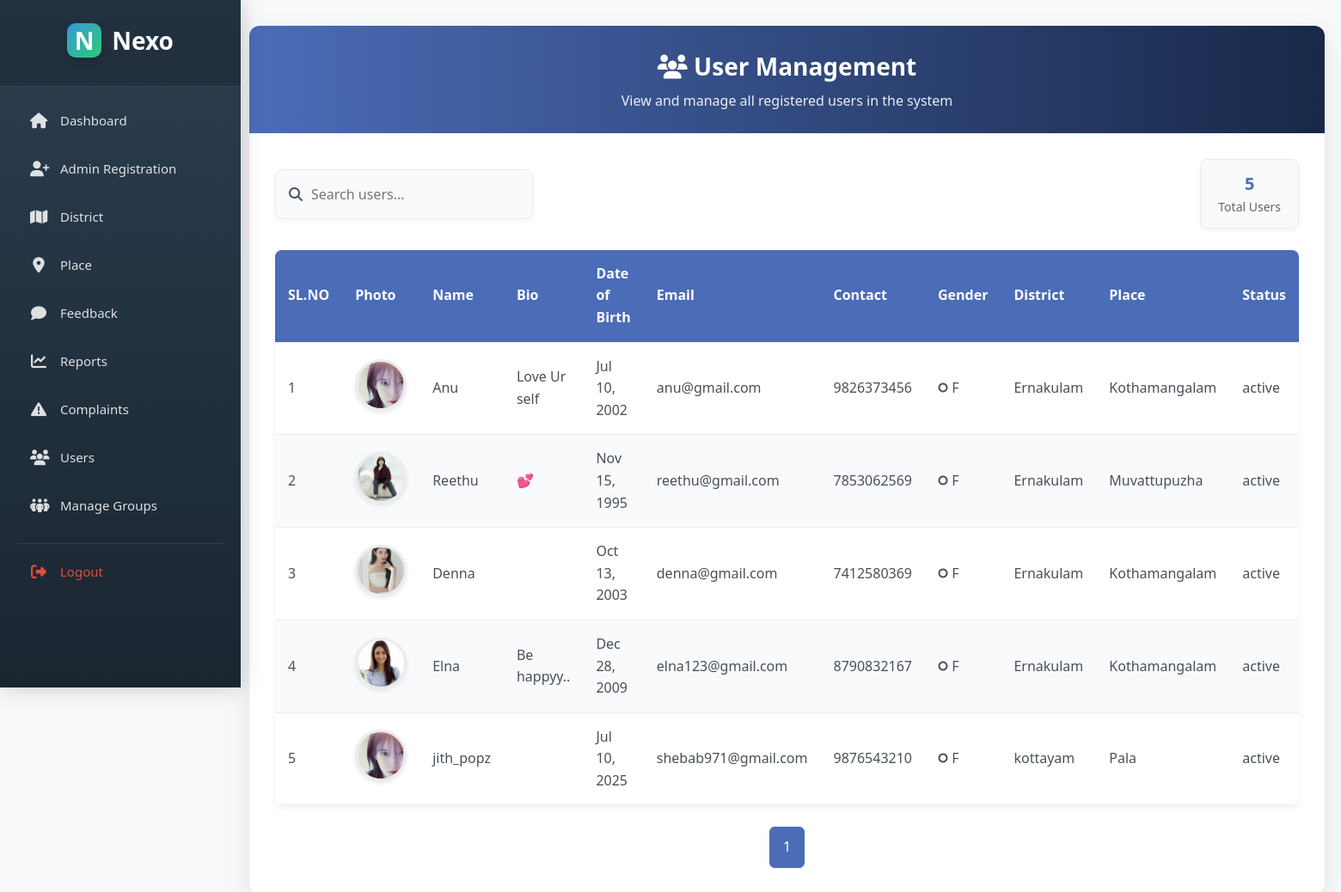
/Project/Admin/Userlist.php, run on the app's committed database.
### tables this page shows
CREATE TABLE `tbl_user` (
  `user_id` int(11) NOT NULL,
  `user_name` varchar(30) NOT NULL,
  `user_bio` varchar(2500) NOT NULL,
  `user_gender` varchar(10) NOT NULL,
  `user_status` enum('active','banned') DEFAULT 'active',
  `user_dob` date NOT NULL,
  `user_contact` varchar(11) NOT NULL,
  `user_email` varchar(30) NOT NULL,
  `user_password` varchar(2000) NOT NULL,
  `place_id` int(11) NOT NULL,
  `user_photo` varchar(100) NOT NULL
);

CREATE TABLE `tbl_district` (
  `district_id` int(11) NOT NULL,
  `district_name` varchar(50) NOT NULL
);

CREATE TABLE `tbl_place` (
  `place_id` int(11) NOT NULL,
  `district_id` int(11) NOT NULL,
  `place_name` varchar(50) NOT NULL
);

### Project/Admin/Userlist.php (the view, shortened to what this page needs)
<?php
include("../Assets/Connection/Connection.php");
$limit = 10;
$page = isset($_GET['page']) ? (int)$_GET['page'] : 1;
$offset = ($page - 1) * $limit;
$search = isset($_GET['search']) ? trim($_GET['search']) : "";
$where = "";
$countQry="select count(*) as total from tbl_user";
$countRes = $con->query("$countQry");
$totalRows = $countRes->fetch_assoc()['total'];
$totalPages = ceil($totalRows / $limit);
?>
<!DOCTYPE html>
<html lang="en">
<head>
    <link rel="stylesheet" href="https://cdnjs.cloudflare.com/ajax/libs/font-awesome/6.4.0/css/all.min.css">
</head>
<body>
    <div class="main-container">
        <div class="sidebar-space">
<?php include 'Sidebar.php'?>
    </div>
        <div class="content-area">
            <div class="container">
                <div class="header">
                    <h1><i class="fas fa-users"></i> User Management</h1>
                    <p>View and manage all registered users in the system</p>
                </div>
                <div class="content">
                    <div class="controls">
                        <div class="search-box">
                            <i class="fas fa-search"></i>
                            <input type="search" name="search" placeholder="Search users..." id="searchInput" value="<?php echo htmlspecialchars($search); ?>">
                        </div>
                        <div class="stats">
                            <div class="stat-box">
                                <div class="number"><?php echo $totalRows; ?></div>
                                <div class="label">Total Users</div>
                            </div>
                        </div>
                    </div>
                    <div class="table-container">
                        <table class="data-table">
                            <thead>
                                <tr>
                                    <th>SL.NO</th>
                                    <th>Photo</th>
                                    <th>Name</th>
                                    <th>Bio</th>
                                    <th>Date of Birth</th>
                                    <th>Email</th>
                                    <th>Contact</th>
                                    <th>Gender</th>
                                    <th>District</th>
                                    <th>Place</th>
                                    <th>Status</th>
                                </tr>
                            </thead>
                            <tbody>
                                <?php
                                $selQry = "select * from tbl_user u inner join tbl_place p on u.place_id=p.place_id inner join tbl_district d on p.district_id=d.district_id $where limit $limit offset $offset";
                                $res = $con->query($selQry);
                                $i = $offset + 1;
                                if ($res && $res->num_rows > 0) {
                                    while($data = $res->fetch_assoc()) {
                                        $genderClass = '';
                                ?>
                                <tr onclick="window.location.href='../Admin/UserProfile.php?pid=<?php echo $data['user_id'] ?>'">
                                    <td><?php echo $i++; ?></td>
                                    <td>
                                        <img src="../Assets/Files/UserDocs/<?php echo $data['user_photo']?>"
                                             alt="User Photo" class="user-photo"
                                             onerror="this.src='https://via.placeholder.com/60x60?text=No+Image'">
                                    </td>
                                    <td><?php echo $data['user_name'] ?></td>
                                    <td><?php echo strlen($data['user_bio']) > 50 ? substr($data['user_bio'], 0, 50) . '...' : $data['user_bio']; ?></td>
                                    <td><?php echo date('M j, Y', strtotime($data['user_dob'])); ?></td>
                                    <td><?php echo $data['user_email'] ?></td>
                                    <td><?php echo $data['user_contact'] ?></td>
                                    <td class="<?php echo $genderClass; ?>">
                                        <i class="fas
                                            <?php
                                            if ($data['user_gender'] == 'Male') echo 'fa-mars';
                                            else if ($data['user_gender'] == 'Female') echo 'fa-venus';
                                            else echo 'fa-genderless';
                                            ?>">
                                        </i>
                                        <?php echo $data['user_gender'] ?>
                                    </td>
                                    <td><?php echo $data['district_name'] ?></td>
                                    <td><?php echo $data['place_name'] ?></td>
                                    <td><?php echo $data['user_status'] ?></td>
                                </tr>
                                <?php
                                    }
                                } ?>
                            </tbody>
                        </table>
                    </div>
                    <div class="pagination">
                        <?php for ($p = 1; $p <= $totalPages; $p++): ?>
                            <a href="?page=<?php echo $p; ?>&search=<?php echo urlencode($search); ?>"
                               class="pagination-btn <?php if ($p == $page) echo 'active'; ?>">
                                <?php echo $p; ?>
                            </a>
                        <?php endfor; ?>
                    </div>
                </div>
            </div>
        </div>
    </div>
</body>
</html>

### Project/Admin/Sidebar.php (shortened to what this page needs)
<!DOCTYPE html>
<html lang="en">
<head>
    <link rel="stylesheet" href="https://cdnjs.cloudflare.com/ajax/libs/font-awesome/6.4.0/css/all.min.css">
</head>
<body>
    <div class="sidebar">
        <div class="sidebar-header">
            <a href="#" class="logo">
                <div class="logo-icon">N</div>
                <span class="logo-text">Nexo</span>
            </a>
        </div>
        <ul>
    <li><a href="HomePage.php" class="menu-item"><i class="fas fa-home"></i><span class="menu-text">Dashboard</span></a></li>
    <li><a href="AdminReg.php" class="menu-item"><i class="fas fa-user-plus"></i><span class="menu-text">Admin Registration</span></a></li>
    <li><a href="District.php" class="menu-item"><i class="fas fa-map"></i><span class="menu-text">District</span></a></li>
    <li><a href="Place.php" class="menu-item"><i class="fas fa-location-dot"></i><span class="menu-text">Place</span></a></li>
    <li><a href="Feedback.php" class="menu-item"><i class="fas fa-comment"></i><span class="menu-text">Feedback</span></a></li>
    <li><a href="Reports.php" class="menu-item"><i class="fas fa-chart-line"></i><span class="menu-text">Reports</span></a></li>
    <li><a href="ViewComplaint.php" class="menu-item"><i class="fas fa-exclamation-triangle"></i><span class="menu-text">Complaints</span></a></li>
    <li><a href="Userlist.php" class="menu-item"><i class="fas fa-users"></i><span class="menu-text">Users</span></a></li>
    <li>
  <a href="ManageGroups.php" class="menu-item">
    <i class="fas fa-people-group"></i>
    <span class="menu-text">Manage Groups</span>
  </a>
</li>
    <li><a href="../Guest/Logout.php" class="menu-item"><i class="fas fa-sign-out-alt"></i><span class="menu-text">Logout</span></a></li>
    </ul>
    </div>
</body>
</html>

### Project/Admin/Userlist.php (style rules this page uses)
:root { --primary: #4361ee; --secondary: #3f37c9; --success: #4cc9f0; --info: #4895ef; --warning: #f72585; --light: #f8f9fa; --dark: #212529; --gray: #6c757d; --sidebar-width: 260px; --border-radius: 10px; --box-shadow: 0 4px 20px rgba(0, 0, 0, 0.08); --transition: all 0.3s ease; }
* { margin: 0; padding: 0; box-sizing: border-box; font-family: 'Segoe UI', Tahoma, Geneva, Verdana, sans-serif; }
body { background-color: #f5f7fb; color: #495057; line-height: 1.6; display: flex; min-height: 100vh; }
.main-container { display: flex; width: 100%; min-height: 100vh; }
.sidebar-space { width: var(--sidebar-width); min-height: 100vh; flex-shrink: 0; background: transparent; }
.content-area { flex: 1; padding: 30px; }
.container { width: 100%; max-width: 1400px; background: white; border-radius: 12px; box-shadow: 0 10px 30px rgba(0, 0, 0, 0.1); overflow: hidden; }
.header { background: linear-gradient(to right, #4b6cb7, #182848); color: white; padding: 25px; text-align: center; }
.header h1 { font-size: 28px; margin-bottom: 5px; }
.header p { font-size: 16px; opacity: 0.9; }
.content { padding: 30px; }
.controls { display: flex; justify-content: space-between; align-items: center; margin-bottom: 25px; flex-wrap: wrap; gap: 15px; }
.search-box { display: flex; align-items: center; background: #f9fafc; padding: 12px 15px; border-radius: 8px; width: 300px; box-shadow: 0 2px 5px rgba(0,0,0,0.05); border: 1px solid #e9ecef; }
.search-box input { border: none; background: transparent; padding: 5px 10px; width: 100%; font-size: 16px; outline: none; }
.stats { display: flex; gap: 15px; }
.stat-box { background: #f9fafc; padding: 12px 20px; border-radius: 8px; text-align: center; box-shadow: 0 2px 5px rgba(0,0,0,0.05); border: 1px solid #e9ecef; }
.stat-box .number { font-size: 20px; font-weight: bold; color: #4b6cb7; }
.stat-box .label { font-size: 14px; color: #666; }
.table-container { overflow-x: auto; border-radius: 8px; box-shadow: 0 4px 10px rgba(0, 0, 0, 0.05); margin-top: 20px; background: white; }
.data-table { width: 100%; border-collapse: collapse; min-width: 1000px; }
.data-table th, .data-table td { padding: 15px; text-align: left; border-bottom: 1px solid #e9ecef; }
.data-table th { background-color: #4b6cb7; color: white; font-weight: 600; position: sticky; top: 0; cursor: pointer; }
.data-table tr:nth-child(even) { background-color: #f9fafc; }
.user-photo { width: 60px; height: 60px; border-radius: 50%; object-fit: cover; border: 3px solid #e9ecef; box-shadow: 0 2px 5px rgba(0,0,0,0.1); }
.pagination { display: flex; justify-content: center; margin-top: 25px; gap: 8px; }
.pagination-btn { padding: 10px 15px; border-radius: 6px; background: #f9fafc; border: 1px solid #e9ecef; cursor: pointer; transition: var(--transition); text-decoration: none; color: #495057; }
.pagination-btn.active { background: #4b6cb7; color: white; border-color: #4b6cb7; }
.table-container { animation: fadeIn 0.5s ease; }

### Project/Admin/Sidebar.php (style rules this page uses)
body { margin: 0; font-family: 'Segoe UI', Tahoma, Geneva, Verdana, sans-serif; display: flex; min-height: 100vh; background-color: #f8f9fa; }
.sidebar { width: 280px; background: linear-gradient(180deg, #2c3e50 0%, #1a2530 100%); color: white; height: 100vh; padding: 0; position: fixed; top: 0; left: 0; overflow-y: auto; box-shadow: 0 0 25px rgba(0, 0, 0, 0.2); transition: all 0.3s ease; z-index: 1000; }
.sidebar-header { padding: 25px 20px; text-align: center; background: rgba(0, 0, 0, 0.2); border-bottom: 1px solid rgba(255, 255, 255, 0.1); margin-bottom: 15px; }
.logo { display: flex; align-items: center; justify-content: center; font-size: 28px; font-weight: 700; color: #fff; text-decoration: none; margin-bottom: 5px; }
.logo-icon { background: linear-gradient(135deg, #3498db, #2ecc71); width: 40px; height: 40px; border-radius: 10px; display: flex; align-items: center; justify-content: center; margin-right: 12px; box-shadow: 0 4px 10px rgba(0, 0, 0, 0.2); }
.sidebar ul { list-style: none; padding: 0 15px; margin: 0; }
.sidebar ul li { margin: 8px 0; position: relative; }
.sidebar ul li a { color: rgba(255, 255, 255, 0.85); text-decoration: none; display: flex; align-items: center; padding: 12px 20px; border-radius: 8px; transition: all 0.3s ease; font-weight: 500; font-size: 15px; }
.sidebar ul li a i { margin-right: 15px; width: 20px; text-align: center; font-size: 18px; }
.sidebar ul li:last-child a { color: #e74c3c; margin-top: 20px; border-top: 1px solid rgba(255, 255, 255, 0.1); padding-top: 20px; }

### data on the page
tbl_user: user_photo (picture), user_name "Anu", user_bio "Love Ur self", user_dob "Jul 10, 2002", user_email "anu@gmail.com", user_contact "9826373456", user_gender "F", tbl_district.district_name "Ernakulam", place.place_name "Kothamangalam", user_status "active"
tbl_user: user_photo (picture), user_name "Reethu", user_bio "💕", user_dob "Nov 15, 1995", user_email "reethu@gmail.com", user_contact "7853062569", user_gender "F", tbl_district.district_name "Ernakulam", place.place_name "Muvattupuzha", user_status "active"
tbl_user: user_photo (picture), user_name "Denna", user_dob "Oct 13, 2003", user_email "denna@gmail.com", user_contact "7412580369", user_gender "F", tbl_district.district_name "Ernakulam", place.place_name "Kothamangalam", user_status "active"
tbl_user: user_photo (picture), user_name "Elna", user_bio "Be happyy..", user_dob "Dec 28, 2009", user_email "elna123@gmail.com", user_contact "8790832167", user_gender "F", tbl_district.district_name "Ernakulam", place.place_name "Kothamangalam", user_status "active"
tbl_user: user_photo (picture), user_name "jith_popz", user_dob "Jul 10, 2025", user_email "shebab971@gmail.com", user_contact "9876543210", user_gender "F", tbl_district.district_name "kottayam", place.place_name "Pala", user_status "active"

### other printed values
$totalRows "5"
